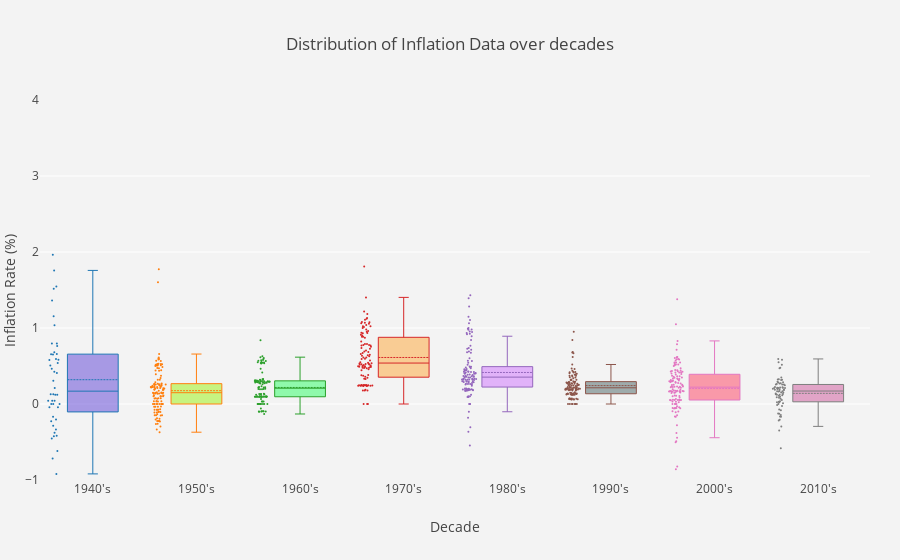

Notebook cell for this chart:
### Markdown cell above
The box plot of inflation rate in different decades(the code is available below and the interactive plot in the link below)
![inflation%20in%20decades%20box.png](attachment:inflation%20in%20decades%20box.png)

### Code cell
x_data = ["1940\'s", "1950\'s", "1960\'s", "1970\'s","1980\'s", "1990\'s","2000\'s", "2010\'s"]#unempl_infl_df.decade.unique().tolist()

y0 = unempl_infl_df.loc[unempl_infl_df.decade==1940,'inflation'] 
y1 = unempl_infl_df.loc[unempl_infl_df.decade==1950,'inflation'] 
y2 = unempl_infl_df.loc[unempl_infl_df.decade==1960,'inflation'] 
y3 = unempl_infl_df.loc[unempl_infl_df.decade==1970,'inflation'] 
y4 = unempl_infl_df.loc[unempl_infl_df.decade==1980,'inflation'] 
y5 = unempl_infl_df.loc[unempl_infl_df.decade==1990,'inflation'] 
y6 = unempl_infl_df.loc[unempl_infl_df.decade==2000,'inflation'] 
y7 = unempl_infl_df.loc[unempl_infl_df.decade==2010,'inflation']

y_data = [y0,y1,y2,y3,y4,y5,y6,y7]

colors = ['rgba(93, 64, 214, 0.5)', 'rgba(155, 244, 14, 0.5)', 'rgba(44, 260, 101, 0.5)',
          'rgba(255, 165, 54, 0.5)', 'rgba(207, 114, 255, 0.5)', 'rgba(74, 100, 101, 0.5)',
          'rgba(255, 65, 97, 0.5)', 'rgba(207, 87, 155, 0.5)']


traces = []

for xd, yd, color in zip(x_data, y_data, colors):
        traces.append(go.Box(
            y=yd,
            name=xd,
            boxpoints='all',
            whiskerwidth=0.2,
            fillcolor=color,
            marker=dict(
                size=2,
            ),
            boxmean=True,    
            line=dict(width=1),
        ))

layout = go.Layout(
    title='Distribution of Inflation Data over decades',
    xaxis=dict(
        title='Decade'
    ),
    yaxis=dict(
        title='Inflation Rate (%)',
        autorange=False,
        showgrid=True,
        zeroline=False,
        dtick=1,
        gridcolor='rgb(255, 255, 255)',
        gridwidth=1,
#        zerolinecolor='rgb(255, 255, 255)',
#        zerolinewidth=2,
    ),
    margin=dict(
        l=40,
        r=30,
        b=80,
        t=100,
    ),
    paper_bgcolor='rgb(243, 243, 243)',
    plot_bgcolor='rgb(243, 243, 243)',
    showlegend=False
)
fig = go.Figure(data=traces, layout=layout)
py.iplot(fig)
